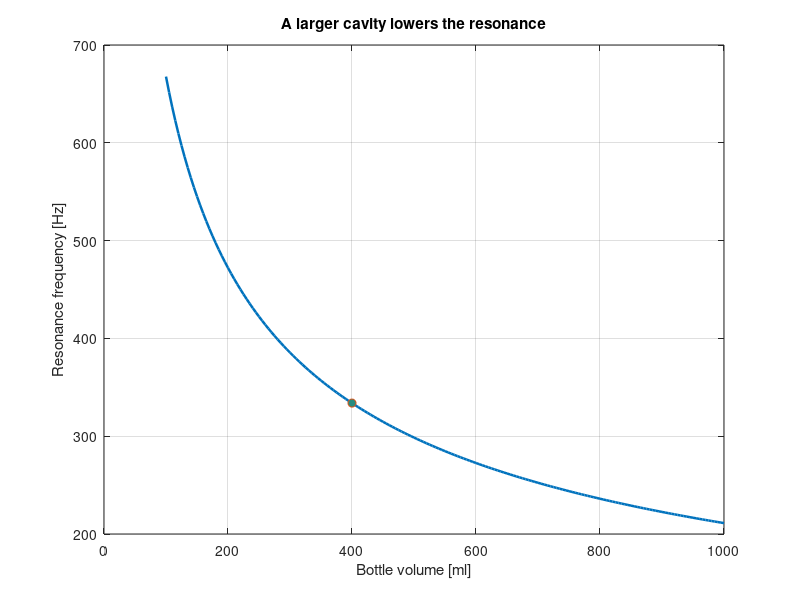
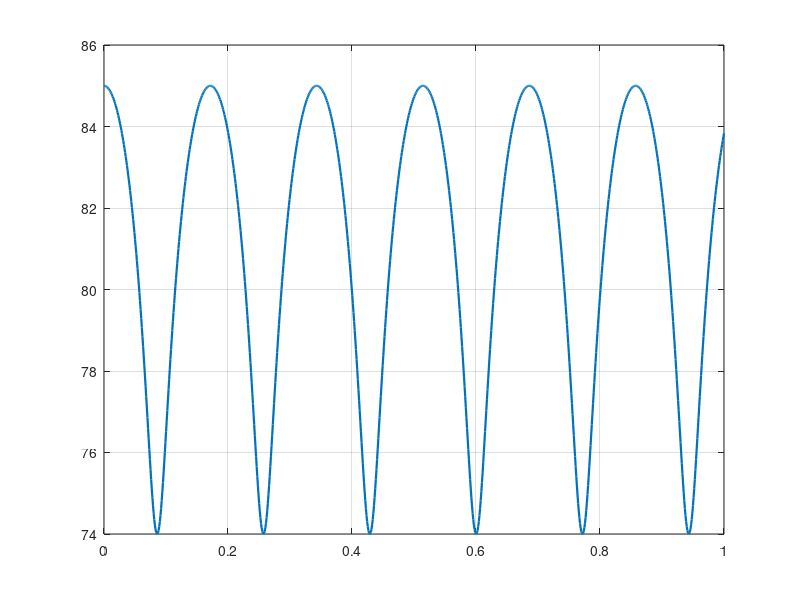

These charts were generated, in order, by the following MATLAB code: (Note: this script raises an error after producing the figures.)
%% Lecture 4 - Impedance, intensity and sound power
% 34840 Fundamentals of Acoustics and Noise Control | 22 September 2026
%
% This is a worked learning document. Read the short explanation, inspect
% the calculation, then compare the result with the interpretation below it.
% The accompanying .mlx file opens as a formatted MATLAB Live Script.
% Run the document from the top once. After that, each problem can be rerun
% with Run Section. No extra toolboxes are needed.
%
% Source: 34840 - Problems 4.pdf, including both pages and the exam examples.
% All logarithms for levels are base 10. SPL always uses RMS pressure.

%% Our constants and units
% We use SI units inside the calculations: metres, cubic metres, kilograms,
% pascals and watts. The sheet uses rounded room-temperature air constants.
% For travelling-wave calculations we use rho*c = 413 Pa s/m; for masses and
% cavity stiffness we use rho = 1.2 kg/m^3 and c = 343 m/s.
c = 343;               % speed of sound [m/s]
rho = 1.2;             % air density [kg/m^3]
z_air = 413;           % characteristic impedance [Pa s/m]
p_ref = 20e-6;         % reference RMS sound pressure [Pa]
W_ref = 1e-12;          % reference sound power [W]

%% Problem 1 - Why does a bottle have a resonance?
% The air in the neck moves like a mass. The air in the bottle compresses
% like a spring. At resonance the two reactances cancel.
%
% $$f_0 = \frac{c}{2\pi}\sqrt{\frac{S}{V l_{eff}}}$$
%
% Given: 400 ml bottle, 20 mm neck diameter, 21 mm effective neck length.
% The effective length already includes the end correction.
V = 400e-6;            % 400 ml -> m^3
neck_diameter = 20e-3; % 20 mm -> m
neck_length = 21e-3;   % effective length [m]
S = pi*(neck_diameter/2)^2;
f_bottle = c/(2*pi)*sqrt(S/(V*neck_length));
fprintf('Bottle resonance = %.1f Hz (sheet: 334 Hz)\n', f_bottle);

%% Problem 1 - See what changing the volume does
% A larger bottle is a softer spring, so it resonates at a lower frequency.
% This plot changes only the volume; the neck stays the same.
volume_ml = 100:5:1000;
frequency = c/(2*pi)*sqrt(S./(volume_ml*1e-6*neck_length));
figure('Name','Bottle volume and resonance');
plot(volume_ml,frequency,'LineWidth',1.8); hold on;
plot(400,f_bottle,'o','MarkerFaceColor',[0.15 0.55 0.5]);
grid on; xlabel('Bottle volume [ml]'); ylabel('Resonance frequency [Hz]');
title('A larger cavity lowers the resonance');

%% Problem 2 - From SPL to sound power
% Given: 82 dB SPL and 10 m^2 perpendicular to a travelling plane wave.
% First undo the logarithm to get RMS pressure. Then find intensity and
% multiply by area. Intensity is power per square metre.
%
% $$p_{rms}=p_{ref}10^{L_p/20},\quad I=\frac{p_{rms}^2}{\rho c},\quad W=IS$$
Lp = 82;               % sound pressure level [dB]
area = 10;             % perpendicular area [m^2]
p_rms = p_ref*10^(Lp/20);
intensity = p_rms^2/z_air;
W_plane = intensity*area;
fprintf('RMS pressure = %.4f Pa\n',p_rms);
fprintf('Intensity = %.4f mW/m^2\n',intensity*1000);
fprintf('Power = %.3f mW (sheet: 1.54 mW)\n',W_plane*1000);
% There is no extra factor of 1/2 because our pressure is already RMS.

%% Problem 3.1 - Water to air: pressure and energy are different
% For a normally incident plane wave, pressure transmission is
% Tp = 2*z2/(z1+z2). To find transmitted intensity, also account for the
% change of characteristic impedance.
%
% $$\tau=\frac{I_t}{I_i}=T_p^2\frac{z_1}{z_2}$$
%
% Positive attenuation means incident intensity divided by transmitted
% intensity: A = -10*log10(tau). A transmitted-minus-incident level
% difference would have the opposite sign.
z_water = 1000*1480;   % density * speed [Pa s/m]
Tp_water_air = 2*z_air/(z_water+z_air);
tau_water_air = Tp_water_air^2*z_water/z_air;
atten_water_air = -10*log10(tau_water_air);
fprintf('Transmitted pressure fraction = %.7f\n',Tp_water_air);
fprintf('Transmitted intensity = %.4f percent\n',100*tau_water_air);
fprintf('Intensity attenuation = %.2f dB (sheet: about 30 dB)\n',atten_water_air);

%% Problem 3.2 - Air to water: reverse the direction
% The pressure almost doubles in water, yet very little power crosses.
% Water has a much larger impedance, so its particle velocity is small.
Tp_air_water = 2*z_water/(z_air+z_water);
tau_air_water = Tp_air_water^2*z_air/z_water;
atten_air_water = -10*log10(tau_air_water);
fprintf('Transmitted pressure fraction = %.6f\n',Tp_air_water);
fprintf('Transmitted intensity = %.4f percent\n',100*tau_air_water);
fprintf('Intensity attenuation = %.2f dB\n',atten_air_water);
% Both directions give 29.52 dB intensity attenuation. Compare Week 2:
% pressure attenuation was about 65.1 dB water-to-air and -6.02 dB
% air-to-water. Squaring pressure transmission alone misses this distinction.
pressure_attenuation = 20*log10(1./[Tp_water_air Tp_air_water]);
fprintf('Pressure attenuations: water-air %.2f dB; air-water %.2f dB\n', ...
    pressure_attenuation(1),pressure_attenuation(2));

%% Problem 4.1 - Absorption from the standing-wave ratio
% Given: 85 dB maximum and 74 dB minimum in a 1 m tube of area 0.01 m^2.
% The tone is 1 kHz. The level difference gives a pressure ratio s.
% From s we obtain the magnitude of reflection R, then absorption alpha.
%
% $$s=10^{(L_{max}-L_{min})/20},\quad |R|=\frac{s-1}{s+1},\quad \alpha=1-|R|^2$$
Lmax = 85;
Lmin = 74;
tube_area = 0.01;
s = 10^((Lmax-Lmin)/20);
R = (s-1)/(s+1);
alpha = 1-R^2;
fprintf('Standing-wave ratio = %.4f\n',s);
fprintf('Reflection magnitude = %.4f\n',R);
fprintf('Absorption coefficient = %.4f (sheet: 0.69)\n',alpha);

%% Problem 4.2 - Recover the two travelling waves
% At a maximum the pressures add; at a minimum they oppose each other.
% Use RMS values consistently. Subtract reflected power from incident power.
pmax = p_ref*10^(Lmax/20);
pmin = p_ref*10^(Lmin/20);
p_incident = (pmax+pmin)/2;
p_reflected = (pmax-pmin)/2;
W_incident = tube_area*p_incident^2/z_air;
W_reflected = tube_area*p_reflected^2/z_air;
W_absorbed = W_incident-W_reflected;
LW_absorbed = 10*log10(W_absorbed/W_ref);
fprintf('Incident power = %.4f microW\n',W_incident*1e6);
fprintf('Reflected power = %.4f microW\n',W_reflected*1e6);
fprintf('Absorbed power = %.4f microW (sheet: 0.87 microW)\n',W_absorbed*1e6);
fprintf('Absorbed power level = %.2f dB (sheet: 59.4 dB)\n',LW_absorbed);
% Our 0.863 microW agrees within rounding with the sheet. As a quick check,
% W_absorbed also equals tube_area*pmax*pmin/z_air.
% Tube length and frequency determine where the extrema occur, but are not
% needed to find power once both extrema are known.

%% Problem 4 - What does the pressure pattern look like?
% We choose a pressure maximum as x = 0. The wall position and reflection
% phase cannot be recovered from the extrema levels alone.
f = 1000;
k = 2*pi*f/c;
x = linspace(0,1,1000);
p_envelope = sqrt(p_incident^2+p_reflected^2 + ...
    2*p_incident*p_reflected*cos(2*k*x));
L_envelope = 20*log10(p_envelope/p_ref);
figure('Name','Standing wave in the tube');
plot(x,L_envelope,'LineWidth',1.6); grid on;
yline(Lmax,'--','85 dB maximum'); yline(Lmin,'--','74 dB minimum');
xlabel('Distance from a pressure maximum [m]'); ylabel('Sound pressure level [dB]');
title('Pressure varies with position; net power stays constant');

%% Problem 5.1 - The loudspeaker cone and cabinet
% Given: 150 mm cone diameter, 20 g moving mass, 16 litre sealed cabinet.
% Neglect suspension stiffness and external radiation impedance.
% Convert the mechanical mass through S^2, and treat the cabinet as an
% acoustic spring. The impedances are Za_cone = 1i*omega*Ma and
% Za_box = Ka/(1i*omega), both in N s/m^5.
%
% $$M_a=M/S^2,\quad K_a=\rho c^2/V,\quad f_0=\frac{1}{2\pi}\sqrt{K_a/M_a}$$
cone_diameter = 150e-3;
cone_mass = 20e-3;
box_volume = 16e-3;
cone_area = pi*(cone_diameter/2)^2;
Ma = cone_mass/cone_area^2;
Ka = rho*c^2/box_volume;
f_box = sqrt(Ka/Ma)/(2*pi);
fprintf('Za_cone = 1i*omega*%.3f [N s/m^5]\n',Ma);
fprintf('Za_box = %.6g/(1i*omega) [N s/m^5]\n',Ka);
fprintf('Natural frequency = %.2f Hz (sheet: 59 Hz)\n',f_box);
% Below this frequency the air spring dominates; above it, the cone mass
% dominates. At resonance the two imaginary impedance terms cancel.

%% Problem 5.2 - Internal SPL at the displacement limit
% The limit is 4 mm PEAK TO PEAK. That means only 2 mm peak displacement.
% The cone changes the cavity volume by S*x. Adiabatic compression gives
% pressure amplitude Ka*S*x_peak. Divide by sqrt(2) before calculating SPL.
x_peak_to_peak = 4e-3;
x_peak = x_peak_to_peak/2;
p_peak_box = Ka*cone_area*x_peak;
p_rms_box = p_peak_box/sqrt(2);
Lp_box = 20*log10(p_rms_box/p_ref);
fprintf('Peak displacement = %.1f mm\n',x_peak*1000);
fprintf('Peak internal pressure = %.2f Pa\n',p_peak_box);
fprintf('RMS internal pressure = %.2f Pa\n',p_rms_box);
fprintf('Internal SPL = %.2f dB (sheet: 140.9 dB)\n',Lp_box);
% This is pressure INSIDE the sealed cabinet. It is not the radiated SPL
% outside. At a prescribed displacement this ideal cavity pressure does
% not depend on frequency, while the uniform-pressure approximation holds.

%% Exam A.1 - Which intensity does the question ask for?
% A 10 cm diameter tube terminates in a sample absorbing 1 microW, which
% is 10 percent of the incident power. Net intensity is absorbed power
% divided by tube area. The incident intensity is ten times larger.
exam_area = pi*(0.10/2)^2;
exam_alpha = 0.10;
exam_W_absorbed = 1e-6;
exam_W_incident = exam_W_absorbed/exam_alpha;
exam_I_net = exam_W_absorbed/exam_area;
exam_I_incident = exam_W_incident/exam_area;
exam_I_reflected = -(1-exam_alpha)*exam_I_incident;
fprintf('Net intensity = %.7f W/m^2\n',exam_I_net);
fprintf('Incident intensity = %.7f W/m^2\n',exam_I_incident);
fprintf('Reflected intensity (signed) = %.7f W/m^2\n',exam_I_reflected);
% The signed incident and reflected intensities add to the net intensity.

%% Exam A.2 - Maximum pressure level
% Convert absorption to reflection magnitude. At a pressure maximum,
% incident and reflected pressures add constructively.
exam_R = sqrt(1-exam_alpha);
exam_p_incident = sqrt(z_air*exam_I_incident);
exam_pmax = exam_p_incident*(1+exam_R);
exam_Lmax = 20*log10(exam_pmax/p_ref);
fprintf('Maximum RMS pressure = %.4f Pa\n',exam_pmax);
fprintf('Maximum SPL = %.2f dB\n',exam_Lmax);
% Answer: about 97.0 dB. Strong reflection produces a high pressure
% maximum even though the sample absorbs only a small fraction of power.

%% Multiple choice 1 - Put third-octave energy into octave bands
% Only the listed third-octave bands contain energy. Missing bands add
% zero energy, not a 0 dB contribution. Add mean squares, never dB values.
% 125 Hz octave: 100 and 160 Hz bands (56 and 58 dB).
% 250 Hz octave: only the 250 Hz band (60 dB).
% 500 Hz octave: 400 and 630 Hz bands (62 and 64 dB).
% 1000 Hz octave: only the 1000 Hz band (66 dB).
L125 = 10*log10(10^(56/10)+10^(58/10));
L250 = 60;
L500 = 10*log10(10^(62/10)+10^(64/10));
L1000 = 66;
fprintf('Octave levels = %.2f, %.2f, %.2f, %.2f dB\n',L125,L250,L500,L1000);
% Rounded: (60, 60, 66, 66) dB. Answer c.

%% Multiple choice 2 - Distance from free-field sound level
% At 1 m the level is 64 dB. For spherical spreading pressure falls as 1/r.
%
% $$r=r_0 10^{(L_0-L)/20}$$
L_other = [70 61 44];
distances = 1*10.^((64-L_other)/20);
fprintf('Distances = %.3f, %.3f, %.3f m\n',distances);
% Answer c: 0.5 m, 1.4 m, 10 m. A 20 dB drop means ten times the distance.
% This assumes the same source with negligible reflections and air loss.

%% Multiple choice 3 - Absorption from two measured levels
% Incident SPL is 90 dB, reflected SPL is 70 dB. Because both waves are
% in the same medium, their intensity ratio is 10^((70-90)/10).
reflected_fraction = 10^((70-90)/10);
alpha_mc = 1-reflected_fraction;
fprintf('Absorption coefficient = %.2f\n',alpha_mc);
% Answer d: 0.99. The pressure reflection magnitude is 0.1, but the
% reflected power fraction is its square, 0.01.

%% The answers to remember
% * Bottle: 334 Hz.
% * Plane-wave power: 1.54 mW.
% * Water/air intensity attenuation: about 30 dB in both directions.
% * Tube: alpha = 0.686, absorbed power = 0.863 microW, power level = 59.36 dB.
% * Cabinet: 59.1 Hz resonance and 140.85 dB internal SPL.
% * Exam A: net intensity = 0.1273 mW/m^2 and maximum SPL = 97.0 dB.
% * Multiple choice: c, c, d.
